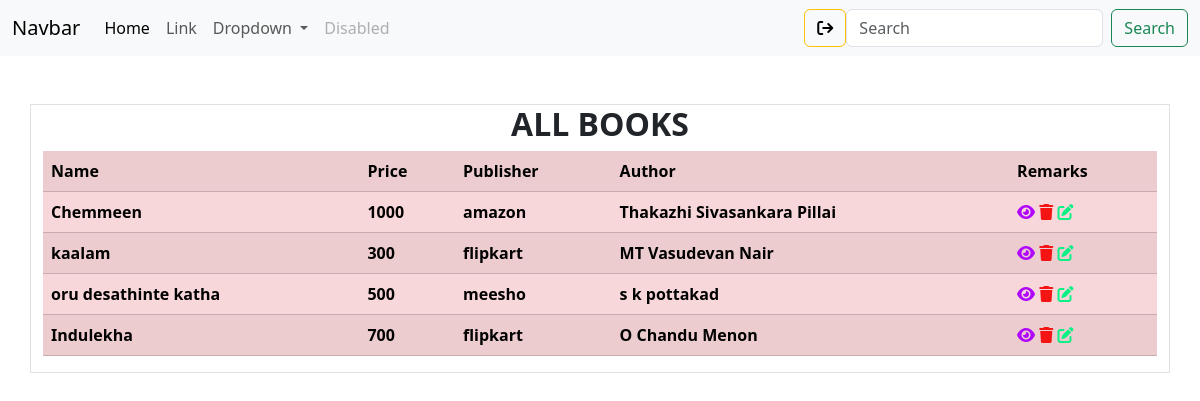
Screenshot of /book/all (signed in) with the database file from the repository.
### book/models.py (models this page shows, shortened)
class Books(models.Model):
    name=models.CharField(max_length=200,unique=True)
    author=models.CharField( max_length=200)
    price=models.PositiveIntegerField()
    publisher=models.CharField(max_length=200)
    picture=models.ImageField(upload_to="images",null=True)

### book/views.py (the view)
# urls.py: path("book/all",views.Booklistview.as_view(),name="book-all"),
@method_decorator(signin_required,name="dispatch")
class Booklistview(View):
    def get(self,request,*args,**kwargs):
        qs=Books.objects.all()
        if "publisher" in request.GET:
            publisher=request.GET.get("publisher")
            qs=qs.filter(publisher__iexact=publisher)
        if "price_lt" in request.GET:
            amount=request.GET.get("price_lt")
            qs=qs.filter(price__lte=amount)
        return render(request,"book_list.html",{"data":qs})

### book/views.py (called while the page is built)
def signin_required(fn):
    def wrapper(request,*args,**kwargs):
        if not request.user.is_authenticated:
            messages.error(request,"invalid session")
            return redirect("signin")
        else:
            return fn(request,*args,**kwargs)
    return wrapper

### book/templates/book_list.html
{%extends 'base.html'%}
{%block body_block%}
<div class="container mb-5 mt-5 border fw-bolder">
    <h2 class="text-center"><b><strong>ALL BOOKS</strong></b></h2>
    <table class="table table-danger table-striped">
        <tr>
            <th><b>Name</b></th>
            <th><b>Price</b></th>
            <th><b>Publisher</b></th>
            <th><b>Author</b></th>
            <th><b>Remarks</b></th>
        </tr>
        {%for book in data%}
        <tr>
            <td>{{book.name}}</td>
            <td>{{book.price}}</td>
            <td>{{book.publisher}}</td>
            <td>{{book.author}}</td>
            <td>
                <a href="{% url 'books-details' book.id %}"><i class="fa-solid fa-eye" style="color: #af08fd;"></i></a>
                <a href="{% url 'books-remove' book.id%}"><i class="fa-solid fa-trash" style="color: #f51414;"></i></a>
                <a href="{%url 'books-change' book.id%}"><i class="fa-solid fa-pen-to-square" style="color: #0af085;"></i></a>
            </td>
        </tr>
        {%endfor%}
    </table>
</div>
{%endblock%}

### book/templates/base.html (shortened to what this page needs)
<!DOCTYPE html>
<html lang="en">
<head>
    <link href="https://cdn.jsdelivr.net/npm/bootstrap@5.3.2/dist/css/bootstrap.min.css" rel="stylesheet">
    <link rel="stylesheet" href="https://cdnjs.cloudflare.com/ajax/libs/font-awesome/6.5.1/css/all.min.css" />
</head>
<body>
  <nav class="navbar navbar-expand-lg bg-body-tertiary">
    <div class="container-fluid">
      <a class="navbar-brand" href="#">Navbar</a>
      <div class="collapse navbar-collapse" id="navbarSupportedContent">
        <ul class="navbar-nav me-auto mb-2 mb-lg-0">
          <li class="nav-item">
            <a class="nav-link active" aria-current="page" href="#">Home</a>
          </li>
          <li class="nav-item">
            <a class="nav-link" href="#">Link</a>
          </li>
          <li class="nav-item dropdown">
            <a class="nav-link dropdown-toggle" href="#" role="button" data-bs-toggle="dropdown" aria-expanded="false">
              Dropdown
            </a>
          </li>
          <li class="nav-item">
            <a class="nav-link disabled" aria-disabled="true">Disabled</a>
          </li>
        </ul>
        <a href="{%url 'signout'%}" class="ms-auto btn btn-outline-warning"><i class="fa-solid fa-arrow-right-from-bracket" style="color: #000000;"></i></a>
        <form class="d-flex" role="search">
          <input class="form-control me-2" type="search" placeholder="Search" aria-label="Search">
          <button class="btn btn-outline-success" type="submit">Search</button>
        </form>
      </div>
    </div>
  </nav>
{%block body_block%}
{%endblock%}
</body>
</html>

### rows the page displays
Books: name "Chemmeen", price "1000", publisher "amazon", author "Thakazhi Sivasankara Pillai"
Books: name "kaalam", price "300", publisher "flipkart", author "MT Vasudevan Nair"
Books: name "oru desathinte katha", price "500", publisher "meesho", author "s k pottakad"
Books: name "Indulekha", price "700", publisher "flipkart", author "O Chandu Menon"
